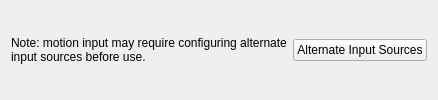
<?xml version="1.0" encoding="UTF-8"?>
<ui version="4.0">
 <class>FreeLookRotation</class>
 <widget class="QWidget" name="FreeLookRotation">
  <layout class="QGridLayout" name="mainLayout">
   <item row="0" column="0">
    <layout class="QHBoxLayout" name="alternateInputLayout" stretch="1,0">
     <item>
      <widget class="QLabel" name="noteLabel">
       <property name="text">
        <string>Note: motion input may require configuring alternate input sources before use.</string>
       </property>
       <property name="wordWrap">
        <bool>true</bool>
       </property>
      </widget>
     </item>
     <item>
      <widget class="QPushButton" name="alternateInputSourcesButton">
       <property name="text">
        <string>Alternate Input Sources</string>
       </property>
      </widget>
     </item>
    </layout>
   </item>
  </layout>
 </widget>
 <resources/>
 <connections/>
</ui>
